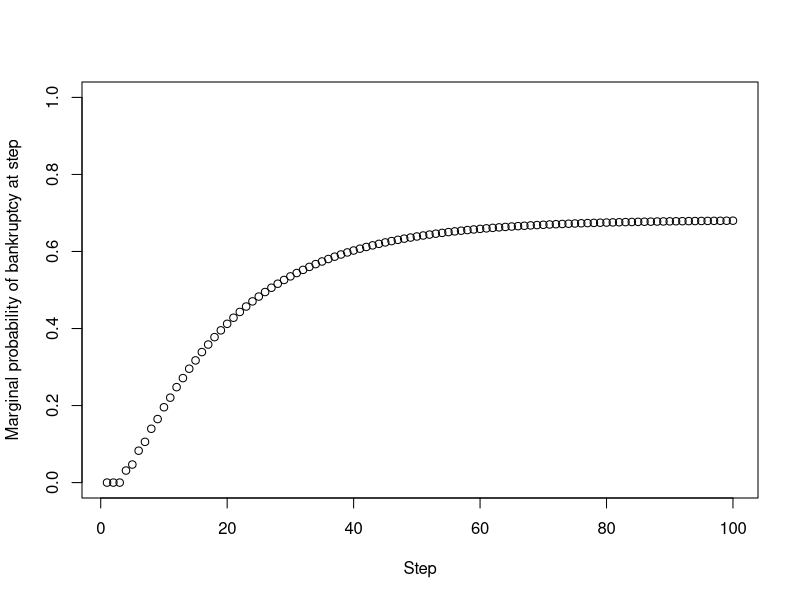

The R script that drew this image:
## ---- chunk 1
t <- c(1, 0, 0)
Q <- matrix(c(0.5, 0.25, 0.25, 0.25, 0.5, 0.25, 0.25, 0.25, 0.5), nrow = 3)
## ---- chunk 2
library(expm)
seven_day_marginals <- t %*% (Q %^% 2)
print(seven_day_marginals[1])
## ---- chunk 3
tridiag <- function(upper, lower, main){
    out <- matrix(0, length(main), length(main))
    diag(out) <- main
    indx <- seq.int(length(upper))
    out[cbind(indx+1,indx)] <- lower
    out[cbind(indx,indx+1)] <- upper
    return(out)
}

p <- 0.4
M <- 10
upper <- matrix(p, nrow = M - 1, ncol = 1)
upper[1] <- 0
lower <- matrix(1 - p - 0.1, nrow = M - 1, ncol = 1)
lower[M - 1] <- 0
main  <- matrix(0.1, nrow = M, ncol = 1)
main[1] <- 1
main[M] <- 1
Q <- tridiag(upper, lower, main)
print(Q)
## ---- chunk 4
n_trials <- 100
t <- c(0, 0, 0, 0, 0, 1, 0, 0, 0, 0)
prob_bankrupt <- matrix(0, nrow = n_trials, ncol = 1)
Q_ <- Q
for (k in seq(n_trials)) {
  Q_ <- Q_ %*% Q
  step_marginals <- t %*% Q_
  prob_bankrupt[k] <- step_marginals[1]
}
plot(seq(n_trials), prob_bankrupt, ylim = c(0, 1), pch = 21,
     xlab = 'Step', ylab = 'Marginal probability of bankruptcy at step')
